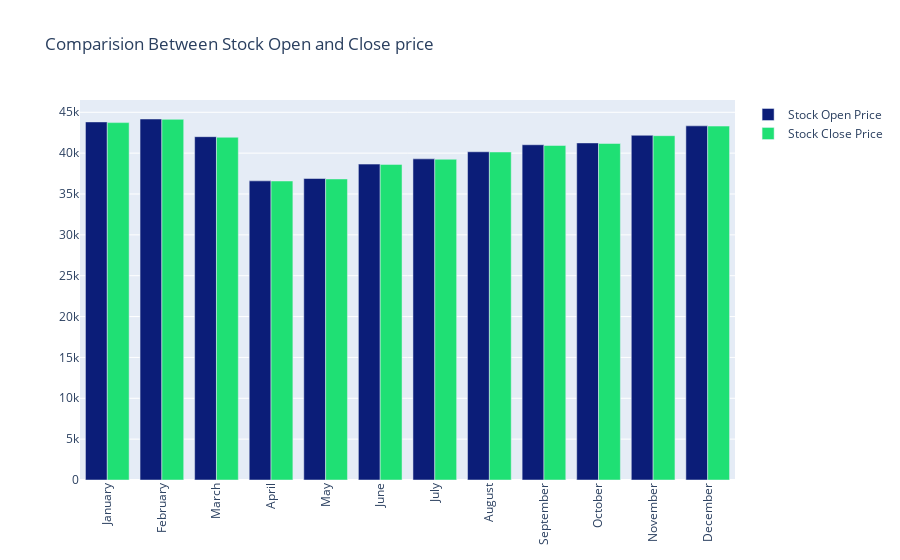

Here is the notebook cell this chart was saved with:
### Code cell
fig = go.Figure()

fig.add_trace(go.Bar(
    x=comp_opclo.index,
    y=comp_opclo['Open'],
    name='Stock Open Price',
    marker_color='#0b1d78'
))
fig.add_trace(go.Bar(
    x=comp_opclo.index,
    y=comp_opclo['Close'],
    name='Stock Close Price',
    marker_color='#1fe074'
))

fig.update_layout(barmode='group', xaxis_tickangle=-90, 
                  title='Comparision Between Stock Open and Close price')
fig.show()

### Figure 1 — Plotly figure (JSON) as saved in the notebook; plotly's stock layout.template omitted (floating-point values rounded to 4 significant figures)
{"data": [{"marker": {"color": "#0b1d78"}, "name": "Stock Open Price", "type": "bar", "x": ["January", "February", "March", "April", "May", "June", "July", "August", "September", "October", "November", "December"], "y": [43820.0, 44180.0, 42010.0, 36610.0, 36900.0, 38660.0, 39300.0, 40170.0, 41030.0, 41250.0, 42190.0, 43340.0]}, {"marker": {"color": "#1fe074"}, "name": "Stock Close Price", "type": "bar", "x": ["January", "February", "March", "April", "May", "June", "July", "August", "September", "October", "November", "December"], "y": [43740.0, 44140.0, 41950.0, 36590.0, 36840.0, 38620.0, 39250.0, 40140.0, 40940.0, 41180.0, 42140.0, 43310.0]}], "layout": {"barmode": "group", "title": {"text": "Comparision Between Stock Open and Close price"}, "xaxis": {"tickangle": -90}}}
